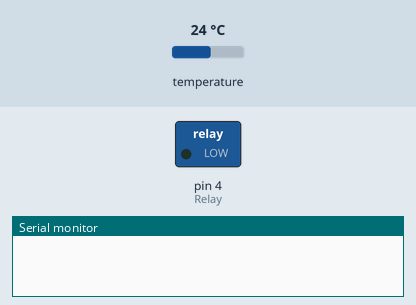
Simulated run of this sketch. Board: Arduino Uno, built with avr-gcc and run on an emulated ATmega328P. On the bench: switched loads named in the sketch (green lamp = pin HIGH), the last lines printed to the serial monitor. Inputs (shaded band) come from the test bench; at power-on: temperature 24 °C.

Above: at 0.1 s.
At 0.8 s:
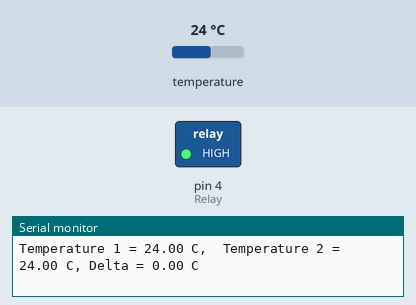
Timing chart, 0 to 2.3 s (numbered marks = the images above):
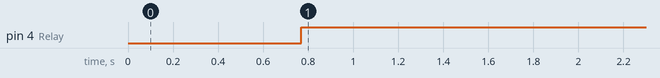

The sketch:

Simple.ino
```cpp
#include <OneWire.h>


OneWire ds(10); // на пине 10 (нужен резистор 4.7 КОм)
byte DS1[8] = {0x28, 0xFF, 0x72, 0x70, 0x86, 0x16, 0x5, 0xC4}; // Адрес 1го датчика
byte DS2[8] = {0x28, 0xFF, 0x88, 0x81, 0x85, 0x16, 0x4, 0x9B}; // Адрес 2го датчика

// Реле модуль подключен к цифровому выводу 4
byte Relay = 4;
byte i;

void setup(void)
{
  Serial.begin(9600);
  pinMode(Relay, OUTPUT);  // Инициализируем порт для работы с реле
}

void loop(void)
{

  byte data1[12]; // Данные 1го датчика. Всего доступно 12 байт, но используется для чтения 9
  byte data2[12]; // Данные 2го датчика


  // Передаём команду получить температуру для 1го датчика
  ds.reset();
  ds.select(DS1);
  ds.write(0x44); // начинаем преобразование, используя ds.write(0x44,1) с "паразитным" питанием

  // Передаём команду получить температуру для 2го датчика
  ds.reset();
  ds.select(DS2);
  ds.write(0x44); // начинаем преобразование, используя ds.write(0x44,1) с "паразитным" питанием

  // Задержка 750-1000 мс, время необходимое для считывания температуры
  delay(750);

  //
  ds.reset();
  ds.select(DS1);
  ds.write(0xBE);
  for ( i = 0; i < 9; i++)
  {
    data1[i] = ds.read();
  }

  ds.reset();
  ds.select(DS2);
  ds.write(0xBE);
  for ( i = 0; i < 9; i++)
  {
    data2[i] = ds.read();
  }

  int16_t tmp1 = (data1[1] << 8) | data1[0];
  int16_t tmp2 = (data2[1] << 8) | data2[0];

  // при маленьких значениях, малые биты не определены, их надо обнулять
  // Обнуление 1го датчика
  switch (data1[4] & 0x60) {
    case 0x00: // разрешение 9 бит, 93.75 мс
      tmp1 = ((data1[1] << 8) | data1[0]) & ~7;
      break;
    case 0x20: // разрешение 10 бит, 187.5 мс
      tmp1 = ((data1[1] << 8) | data1[0]) & ~3;
      break;
    case 0x40: // разрешение 11 бит, 375 мс
      tmp1 = ((data1[1] << 8) | data1[0]) & ~1;
      break;
    default:
      tmp1 = (data1[1] << 8) | data1[0];
      // разрешение по умолчанию равно 12 бит, время преобразования - 750 мс
  }
  // Обнуление 2го датчика
  switch (data2[4] & 0x60) {
    case 0x00:
      tmp2 = ((data2[1] << 8) | data2[0]) & ~7;
      break;
    case 0x20:
      tmp2 = ((data2[1] << 8) | data2[0]) & ~3;
      break;
    case 0x40:
      tmp2 = ((data2[1] << 8) | data2[0]) & ~1;
      break;
    default:
      tmp2 = (data2[1] << 8) | data2[0];
  }

  Serial.print("Temperature 1 = ");
  Serial.print((float)tmp1 / 16.0);
  Serial.print(" C,  Temperature 2 = ");
  Serial.print((float)tmp2 / 16.0);
  Serial.print(" C, Delta = ");
  Serial.print(((float)tmp1 - (float)tmp2) / 16.0);
  Serial.println(" C");

  if ((tmp1 - tmp2) > 10)
  {
    digitalWrite(Relay, LOW);   // реле включено
  }
  else
  {
    digitalWrite(Relay, HIGH);  // реле выключено
  }
}
```

Measured:
- by itself, pin 4 (Relay): LOW → HIGH at 0.77 s
